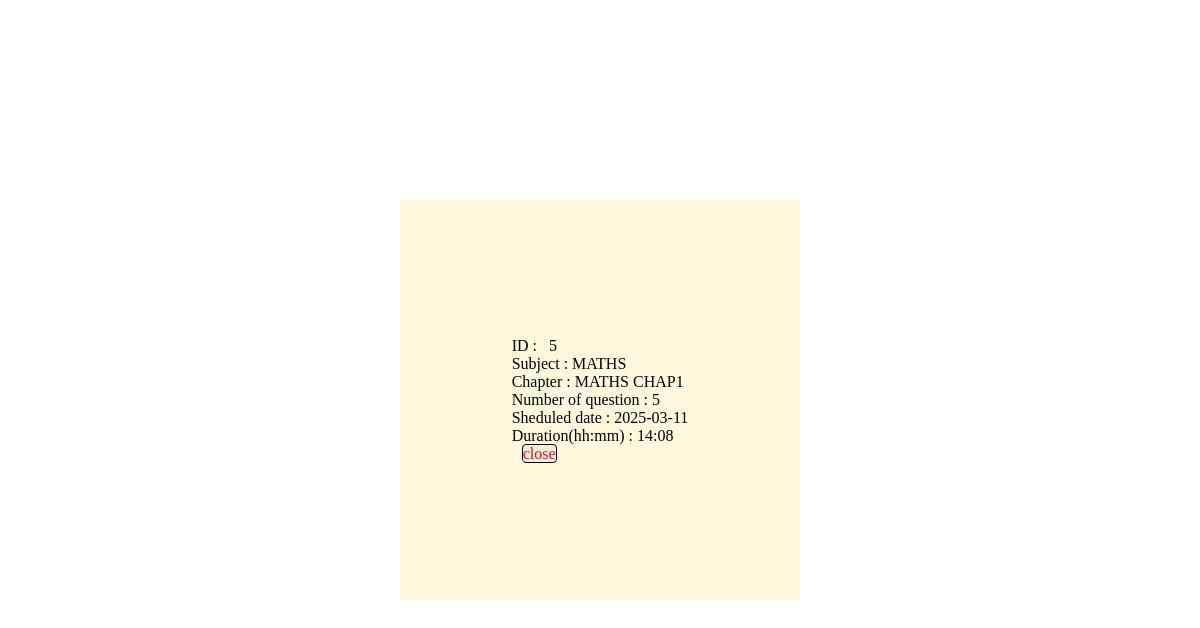
/view/5/5, run on the app's committed database.
### tables this page shows
CREATE TABLE quiz(
    id INTEGER PRIMARY KEY AUTOINCREMENT,
    chapter_id INTEGER,
    date_of_quiz DATE,
    time_duration TIME,
    remarks TEXT,
    FOREIGN KEY(chapter_id) REFERENCES chapter(id)
);

CREATE TABLE chapter(
    id INTEGER PRIMARY KEY AUTOINCREMENT,
    name TEXT,
    description TEXT,
    sub_name TEXT,
    FOREIGN KEY (sub_name) REFERENCES subject(name));

### app.py (the view)
@app.route('/view/<id>/<u_id>')
def view(id,u_id):
    return render_template('detail_view.html',a=get_q_full_d(id),b=u_id)

### database.py (called while the page is built)
def get_q_full_d(id):
    con = sqlite3.connect('database.sqlite3')
    cur = con.cursor()
    query = f"SELECT * FROM quiz WHERE id =?"
    cur.execute(query,(id,))
    res_1 = cur.fetchall()
    query = f"SELECT COUNT(id) FROM question WHERE quiz_id=?"
    cur.execute(query,(id,))
    res_2 = cur.fetchall()
    query = f"SELECT name,sub_name FROM chapter WHERE id =?"
    cur.execute(query,(res_1[0][1],))
    res_3 = cur.fetchall()
    con.commit()
    con.close()
    return [res_1,res_2,res_3]

### templates/detail_view.html (shortened to what this page needs)
<!DOCTYPE html>
<html lang="en">
<head>
</head>
<body>
    <div id="main">
        <div id="box">
            <div>
                <p>ID : &nbsp  {{a[0][0][0]}}</p>
                <p>Subject : {{a[2][0][1]}}</p>
                <p>Chapter : {{a[2][0][0]}} </p>
                <p>Number of question : {{a[1][0][0]}} </p>
                <p>Sheduled date : {{a[0][0][2]}}</p>
                <p>Duration(hh:mm) : {{a[0][0][3]}}</p>
                <a class="innerbox" href="/user/{{b}}">close</a>
            </div>
        </div>
    </div>
</body>
</html>

### templates/detail_view.html (style rules this page uses)
* { margin: 0%; padding: 0%; box-sizing: border-box; }
html,body { height: 100%; width: 100%; }
#main { display: flex; align-items: center; justify-content: center; }
#box { display: flex; align-items: center; justify-content: center; margin-top: 200px; width: 400px; height: 400px; background-color: cornsilk; }
.innerbox { margin-left: 10px; border: 1px solid black; background-color: blanchedalmond; color: crimson; text-decoration-color: aliceblue; border-radius: 4px; }

### data on the page
quiz: id "5", date_of_quiz "2025-03-11", time_duration "14:08"
chapter: sub_name "MATHS", name "MATHS CHAP1"

### other printed values
{{ a[1][0][0] }} "5"
